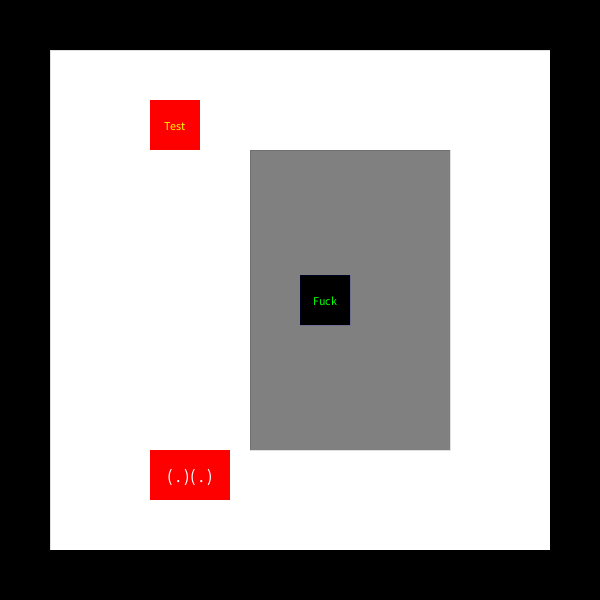
Frame 1 (no input)
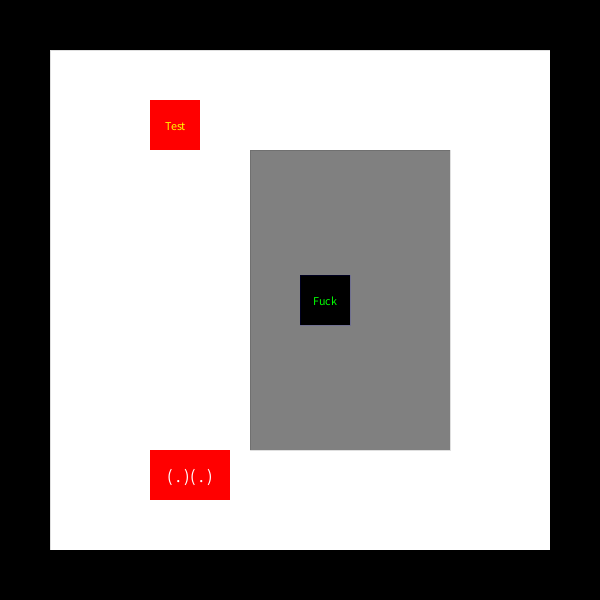
Frame 60 (the mouse pressed at the canvas centre just before this capture)
Frame 120 (the mouse held since frame 60 and released just before this capture): identical to frame 60, image omitted

The Processing sketch that drew these frames (run headless with seeded random() and noise(); from frame 60 on, the mouse is pressed at the canvas centre):

// Processing sketch: IO_Library_3
// ── IO_Library_3.pde
import java.util.HashSet;
import java.util.Iterator;

boolean test1 = false;

Mmio io;

void setup() {
  size(600,600);
  
  io = new Mmio(this);
  io.cursors.add(new Cursor(mouseX,mouseY));
  io.setSurfaceFill(255).setSurfaceDims(500,500).setPos(50,50).setW(500).setH(500);
  
  Panel pan = (Panel)new Panel(200,100,200,300).setSurfaceDims(300,500).setSurfaceFill(#808080).setParent(io);
  new Button(100,50,50,50).setFills(#FF0000,#00FF00,#0000FF).setTimings(0.2,0.2,0.2).setText(new Text("Test",25,25,12,#FFFF00,CENTER,CENTER)).setStroke(false).setParent(io);
  pan.setSwipeMode(SwipeMode.NONE, SwipeMode.NORMAL);
  
  new Button(50,125,50,50).setFills(#000000,#800000,#FF0000).setTimings(0.2,0.2,0.2).setStrokes(#0000FF,#0000FF,#0000FF).setText(new Text("Fuck",25,25,12,#00FF00,CENTER,CENTER)).setParent(pan);
  new Button(50,350,50,50).setFills(#000000,#800000,#FF0000).setTimings(0.2,0.2,0.2).setStrokes(#0000FF,#0000FF,#0000FF).setText(new Text("Shit",25,25,12,#00FF00,CENTER,CENTER)).setParent(pan);
  
  Button pissDrinker = new Button(100,400,80,50); pissDrinker.setFills(#FF0000,#800080,#0000FF).setTimings(0.2,0.2,0.2).setText(new Text("( . )( . )",40,25,18,#FFFFFF,CENTER,CENTER)).setStroke(false).setParent(io);
  //new Box(-1,50,202,50).setParent(pan);
  
  ///FORMULA FOR TEXT HEIGHT: (approximate) height = 1.1635718 * textSize + 0.90234375
}

void draw() {
  background(0);
  
  io.display();
  //io.updateButtons(mouseX,mouseY,mousePressed);
  io.updatePanelScroll(mouseX,mouseY,mousePressed);
  io.updatePanelSwipe();
  
  io.wheelEvent = 0;
}

void mouseWheel(MouseEvent event) {
  io.wheelEvent = event.getCount();
}

void mousePressed() {
  Cursor curs = io.cursors.get(0); //PC: there's only one cursor
  
  if(curs.press==0) { //if the cursor was previously not pressed
    io.setCursorSelect(curs); //set the cursor select to whatever it's selecting
    if(curs.select instanceof Panel) { //TODO add special case for textboxes (and other derived classes of panel)
      Panel panel = (Panel)curs.select; //cast to panel
      panel.press(curs); //activate press functionality
    }
  }
  
  curs.press(mouseButton); //press the correct button
  
  io.updateButtons(curs, (byte)1); //update the buttons, with code 1 for pressing
}

void mouseReleased() {
  Cursor curs = io.cursors.get(0); //PC: there's only one cursor
  curs.release(mouseButton); //release the correct button
  
  io.updateButtons(curs, (byte)0); //update the buttons, with code 0 for releasing
  //TODO make this compatible with multiple mouse buttons being pressed & released
  
  if(curs.press==0) { //if cursor isn't pressing anymore
    if(curs.select instanceof Panel) { //TODO add special case for textboxes (and other derived classes of panel)
      Panel panel = (Panel)curs.select; //cast to panel
      panel.release(curs); //activate release functionality
    }
    curs.setSelect(null); //set select for the just-released cursor to null
  }
}

void mouseMoved() {
  Cursor curs = io.cursors.get(0); //PC: there's only one cursor
  curs.updatePos(mouseX,mouseY);   //change the cursor position
  
  io.updateButtons(curs, (byte)2); //update the buttons, with code 2 for moving
}

void mouseDragged() {
  Cursor curs = io.cursors.get(0); //PC: there's only one cursor
  curs.updatePos(mouseX,mouseY);   //change the cursor position
  
  io.updateButtons(curs, (byte)3); //update the buttons, with code 3 for dragging
}


/*
WHAT TO DO:

Make buttons have multiple methods that get performed on multiple events. For instance, mouse enters hitbox, mouse leaves hitbox, mouse pressed while in hitbox, mouse released while in hitbox,
mouse pressed while still selected, mouse released while still selected, button selected for a certain amount of time.

Or, perhaps, we could make things simpler (albeit, less customizable). Instead, each button has a set of options. I'm too drunk to think this through.


Make UI elements still show up even if they're partially obscured.

Add text boxes

Add scroll bars

Add sliders




*/

// ── Box.pde
static class Box {
  
  //////////////// ATTRIBUTES ///////////////
  
  //spatial attributes
  float x=0, y=0; //position WRT parent's surface (or to screen if no parent)
  float w=0, h=0; //width & height
  float r=0;      //corner radius
  
  //drawing attributes
  boolean fill=true, stroke=true; //whether it fills & has a stroke
  float strokeWeight, textSize; //stroke weight & text size
  color fillColor, strokeColor; //fill & stroke color
  
  //other display attributes
  Text[] text = new Text[0]; //the text(s) we display on the box (empty by default)
  PImage image;              //the image to draw (null by default)
  
  //parent
  Panel parent; //the panel this is inside of
  Mmio mmio;    //the ancestor panel everything is inside of
  
  //////////////// CONSTRUCTORS ///////////////
  
  Box() { } //default constructor
  
  Box(final float x2, final float y2, final float w2, final float h2) { //constructor w/ dimensions
    x=x2; y=y2; w=w2; h=h2; //set attributes
  }
  
  //////////////// GETTERS ////////////////
  
  float getX() { return parent==null ? x : x+parent.getSurfaceX(); } //get x position WRT parent
  float getY() { return parent==null ? y : y+parent.getSurfaceY(); } //get y position WRT parent
  
  float getObjX() { return parent==null ? x : x+parent.getObjSurfaceX(); } //get x position on screen
  float getObjY() { return parent==null ? y : y+parent.getObjSurfaceY(); } //get y position on screen
  
  float getWidth () { return w; } //get width
  float getHeight() { return h; } //get height
  float getRadius() { return r; } //get radius
  
  Panel getParent() { return parent; } //get parent
  
  boolean doesFill() { return fill; }
  boolean doesStroke() { return stroke; }
  float getStrokeWeight() { return strokeWeight; } //get strokeWeight
  float getTextSize    () { return     textSize; } //get textSize
  color getFillColor  () { return fillColor;   } //get fill color
  color getStrokeColor() { return strokeColor; } //get stroke color
  
  //////////////// SETTERS ////////////////
  
  Box setX(final float x2) { x=x2; return this; } //set x
  Box setY(final float y2) { y=y2; return this; } //set y
  Box setW(final float w2) { w=w2; return this; } //set width
  Box setH(final float h2) { h=h2; return this; } //set height
  Box setR(final float r2) { r=r2; return this; } //set radius
  Box setPos(final float x2, final float y2) { x=x2; y=y2; return this; }
  
  Box setParent(final Panel p) { //set parent
    if(parent==p) { return this; } //if same parent, do nothing
    
    if(parent!=null) { parent.children.remove(this); } //if currently has a parent, estrange
    if(p!=null) { p.children.add(this); mmio=p.mmio; } //if will have parent, join family
    parent=p;                                          //set parent
    
    return this; //return result
  }
  
  Box setFill(final boolean f) { fill=f; return this; }
  Box setStroke(final boolean s) { stroke=s; return this; }
  Box setStrokeWeight(final float s) { strokeWeight=s; return this; }
  Box setTextSize(final float t) { textSize=t; return this; }
  Box setFill  (final color f) { fillColor  =f; return this; } //set fill color
  Box setStroke(final color s) { strokeColor=s; return this; } //set stroke color
  
  Box setPalette(final Box b) { //copies over all of its color & draw attributes
    fill = b.fill; stroke = b.stroke; //copy whether it has fill/stroke
    strokeWeight = b.strokeWeight;    //copy its stroke weight
    fillColor = b.fillColor; strokeColor = b.strokeColor; //copy its fill & stroke color
    return this; //return result
  }
  
  Box setShape(final Box b) { //copies over the exact shape
    w = b.w; h = b.h; r = b.r; //set the width, height, & radius
    return this;               //return result
  }
  
  Box setText(Text... texts) { //sets the texts
    text = new Text[texts.length]; //initialize array
    for(int n=0;n<texts.length;n++) { text[n] = texts[n]; } //set each element
    return this; //return result
  }
  
  ////////////////////////////// DRAWING/DISPLAY //////////////////////////////////
  
  void display(final PGraphics graph, float x2, float y2) { //displays on a particular PGraphics (whose top left corner is at x2,y2 on the parent)
    //float x3 = getObjX()-x2, y3 = getObjY()-y2; //get location where you should actually draw
    float x3 = getX()-x2, y3 = getY()-y2; //get location where you should actually draw
    setDrawingParams(graph);                    //set drawing parameters
    graph.rect(x3,y3,w,h,r);                    //draw rectangle
    
    for(Text t : text) { //loop through all the texts
      t.display(graph,-x3,-y3); //draw them all
    }
  }
  
  void setDrawingParams(final PGraphics graph) {
    if(fill) { graph.fill(fillColor); } else { graph.noFill(); }
    if(stroke) { graph.stroke(strokeColor); graph.strokeWeight(strokeWeight); } else { graph.noStroke(); }
  }
  
  
  ////////////////////////// HITBOX ///////////////////////////////////
  
  protected boolean hitboxNoCheck(final float x2, final float y2) {
    final float x3=x2-getObjX(), y3=y2-getObjY(); //get position relative to top left corner
    return x3>=0 && y3>=0 && x3<=w && y3<=h;      //determine if it's within the bounding box
  }
  
  protected boolean hitboxNoCheck(final Cursor curs) { return hitboxNoCheck(curs.x,curs.y); }
  
  boolean hitbox(final float x2, final float y2) {
    return (parent==null || parent.hitbox(x2,y2)) && hitboxNoCheck(x2,y2);
  } //if not in parent's hitbox, automatic false. Otherwise, check hitbox
  
  boolean hitbox(final Cursor curs) { return hitbox(curs.x,curs.y); }
}

static class Text {
  String text; //text
  float x, y;  //text position
  float size;  //text size
  color fill;  //text color
  int alignX, alignY; //text alignment
  
  Text(String txt, float x2, float y2, float siz, color col, int alx, int aly) { //constructor
    text = txt; x=x2; y=y2; size=siz; fill=col; alignX=alx; alignY=aly;
  }
  
  @Override
  public Text clone() {
    return new Text(text,x,y,size,fill,alignX,alignY);
  }
  
  @Override
  public boolean equals(final Object obj) {
    if(!(obj instanceof Text)) { return false; }
    Text txt = (Text)obj;
    return text.equals(txt.text) && size==txt.size && fill==txt.fill;
  }
  
  @Override
  public int hashCode() { return 961*fill+31*Float.floatToIntBits(size)+text.hashCode(); }
  
  @Override
  public String toString() { return text; }
  
  public String getText() { return text; }
  
  public void display(final PGraphics graph, float x2, float y2) { //displays itself onto the pgraphics, assuming the coordinate origin is at x2,y2 WRT the box
    graph.fill(fill); graph.textSize(size); graph.textAlign(alignX,alignY);
    graph.text(text,x-x2,y-y2);
  }
  
  
  
}

//clone, equals, hashCode, toString

//BOOL: fill, stroke
//FLOAT: strokeWeight, textSize
//COLOR: fillColor, strokeColor
//INT: textAlign, textAlignY

// ── Buffer.pde
static class Buffer {
  PGraphics graph;        //PGraphics object to load pixels onto
  boolean inUse   =false; //whether it's currently in use
  boolean canWrite=false; //whether the PGraphics is writeable
  byte usage=0;           //a record of whether is was used in the last 8 garbage collection cycles
  
  Buffer(PApplet app, int w, int h) {
    graph = app.createGraphics(w,h); //load graphics buffer
  }
  
  /*boolean beginDraw() { //attempts to beginDraw, returns success flag
    if(inUse) { return false; }              //if in use, return false
    graph.beginDraw(); inUse=true; usage|=1; //begin draw, is now in use, stamp usage recorder
    return true;                             //return true
  }
  
  boolean endDraw() { //attempts to endDraw, returns success flag
    if(!inUse) { return false; }  //if not in use, return false
    graph.endDraw(); inUse=false; //end draw, is now not in use
    return true;                  //return true
  }*/
  //TODO cleanup (remove these /|\)
  
  //GETTERS//
  
  PGraphics getGraphics() { return graph; }
  boolean isInUse() { return inUse; }
  byte getUsage() { return usage; }
  int width() { return graph.width; }
  int height() { return graph.height; }
  
  //SETTERS//
  
  void stamp() { usage|=1; } //stamps to show it's been used
  void step() { usage<<=1; } //takes 1 step: shift bits of usage recorder
  
  void use() { inUse=true; usage|=1; } //sets that it's in use
  void beginDraw() { inUse=canWrite=true; usage|=1; graph.beginDraw(); graph.background(0x00FFFFFF); } //sets that it's in use AND starts editing PGraphics object (starting with clearing the background completely)
  void endDraw()   { canWrite=false; graph.endDraw();  } //stops editing PGraphics object
  void usent() { inUse=false; } //sets that it's no longer in use (usen't)
}

// ── Button.pde
static enum State { DISABLED, DEAD, HOVER, PRESS }; //the 4 states a button can be in
//(disabled = greyed out, dead = not selected, hover = hovered over, press = being pressed

static class Button extends Box {
  
  ///////////////////////// ATTRIBUTES /////////////////////////
  
  Action onPress   = emptyAction; //the functionality when pressed
  Action onRelease = emptyAction; //the functionality when released
  Action onHeld    = emptyAction; //the functionality when held down for a certain amount of time
  int holdTimer = 500; //how long you have to hold down in milliseconds (0.5 s by default)
  int holdFreq = 100; //how frequently the hold functionality is repeatedly applied (technically, inverse frequency, 0.1s by default)
  
  ClickProgressor progress = new ClickProgressor(); //tracks how the user interacts with it
  
  boolean selectOnPress  =false , //if true, button only registers press if it was selected when you first clicked (if false, moving your mouse into the hitbox will always select it, so long as it's pressed and in button mode)
          selectOnRelease=true ; //if true, button only registers release if it was selected when you released it (if false, moving your mouse out of the hitbox won't deselect it)
  
  //example of button where select on press is false: most smartphone touch screen buttons, where you can press something, then move your cursor away as you realized you pressed the wrong button, then move your cursor back to the right button & press it
  //example of button where select on release is false: up and down arrows on a scroll bar. If you press those, then move your cursor, they stay pressed
  
  
  //HashSet<Cursor> cursors = new HashSet<Cursor>(); //list of cursors that are interacting with this button
  
  HashMap<Cursor, Boolean> cursors = new HashMap<Cursor, Boolean>(); //list of cursors that are pressing this button, as well as 1 boolean to represent if the button is being held down by this cursor
  
  
  
  //the 1s bit indicates it's hovered, 2s bit indicates it's pressed, and 4s bit indicates it's being held. 1 and 2 are mutually exclusive, while 4s bit implies 2s bit
  //the button is actually pressed if at least one entry is pressed. otherwise, it's hovered if at least one is hovered. otherwise, it's either disabled or dead
  //no entries will be dead because dead entries get removed
  
  ///////////////////////// CONSTRUCTORS /////////////////////////
  
  Button() { } //default constructor
  
  Button(final float x2, final float y2, final float w2, final float h2) { //constructor with parameters
    super(x2,y2,w2,h2);
  }
  
  ///////////////////////// GETTERS /////////////////////////
  
  
  
  ///////////////////////// SETTTERS /////////////////////////
  
  Button setFills  (final color a, final color b, final color c) { progress.  fill.put(State.DEAD,a); progress.  fill.put(State.HOVER,b); progress.  fill.put(State.PRESS,c); return this; }
  Button setStrokes(final color a, final color b, final color c) { progress.stroke.put(State.DEAD,a); progress.stroke.put(State.HOVER,b); progress.stroke.put(State.PRESS,c); return this; }
  Button setTimings(final float a, final float b, final float c) { progress.duration.put(State.DEAD,round(1000*a)); progress.duration.put(State.HOVER,round(1000*b)); progress.duration.put(State.PRESS,round(1000*c)); return this; }
  
  Button setStroke(final boolean s) { super.setStroke(s); if(!stroke) { setStrokes(0,0,0); } return this; }
  
  Button setOnClick(final Action act) { onPress=act; return this; } //sets the behavior when clicked
  Button setOnRelease(final Action act) { onPress=act; return this; } //sets the behavior when released
  Button setOnHeld(final Action act, final float... hold) { //sets the behavior when held down for a certain amount of time
    onHeld=act; //set hold down behavior
    if(hold.length>0) { holdTimer=round(1000*hold[0]); } //if specified, set how long it has to be held down
    return this; //return result
  }
  
  Button setPalette(final Button b) { //sets the color palette to be a perfect match of the inputted button
    progress.fill   = (HashMap<State,Integer>)b.progress.  fill.clone(); //clone the fill values
    progress.stroke = (HashMap<State,Integer>)b.progress.stroke.clone(); //clone the stroke values
    stroke = b.stroke;             //set whether it even has a stroke
    strokeWeight = b.strokeWeight; //set its stroke weight
    return this;                   //return result
  }
  
  Button setOnClickListener(final Action act) { return setOnClick(act); } //does the same thing as setOnClick, but given a different name for ease of use for those comfortable with android studio
  
  
  
  ///////////////////////// DRAWING/DISPLAY /////////////////////////
  
  void setDrawingParams(final PGraphics graph) {
    graph.fill(progress.getFill());
    if(stroke) { graph.strokeWeight(strokeWeight); graph.stroke(progress.getStroke()); } else { graph.noStroke(); }
  }
  
  
  //////////////////////// REACTORS ////////////////////////////////
  
  void respondToChange(final Cursor curs, final byte code) { //responds to change in the cursor (code tells us what kind of change. 0=release, 1=press, 2=move, 3=drag)
    if(progress.curr==State.DISABLED) { return; } //if disabled, do nothing
    //TODO also try making it so, if the cursor is in an inappropriate mode, do nothing. This comes after such modes are actually implemented
    
    if(cursors.get(curs) == null) { //if this cursor ISN'T pressing the button:
      if(code==1 && hitbox(curs)) { //if the cursor just pressed, and the cursor is in the button: (TODO see if it's safe to optimize by using hitboxNoCheck)
        cursors.put(curs, true); //push this cursor to the list, with hold being true
        onPress.act();           //perform the onPress event
      }
      else if(curs.press!=0 && !selectOnPress && hitbox(curs) && curs.select instanceof Button) { //otherwise, if the cursor is already pressed and in button-select mode, and we just moved into the hitbox, and we're allowed to do it this way:
        cursors.put(curs, false); //push this cursor to the list, with hold being false. Don't activate press functionality, it doesn't apply for this case
      }
    }
    
    else { //if this cursor IS pressing the button:
      if(code==0) { //if the cursor is just released:
        onRelease.act();   //perform the onRelease event
        cursors.remove(curs); //remove this cursor from the list
      }
      else if((code&2)==2 && selectOnRelease && !hitbox(curs)) { //otherwise, if the cursor just left the hitbox, and leaving makes it deactivate
        cursors.remove(curs); //remove this cursor from the list
      }
    }
    
    //finally, use the updated information to update the click progressor:
    updateProgressor();
    
    //TODO implement the press & hold feature
    //TODO make it so different mouse buttons can do different things
  }
  //potential brainbending glitch: what happens if you do something with a button, then it disappears? Like, you scroll away and can no longer see it?
  
  
  void updateProgressor() {
    if(cursors.size()==0) { //if no cursors are pressing this button
      State swap = State.DEAD;       //the state we will swap to
      for(Cursor c : mmio.cursors) { //loop through all cursors
        if(hitbox(c)) { swap = State.HOVER; break; } //if at least one is in the hitbox, swap to hover
        //TODO see if this can be optimized with hitboxNoCheck
      }
      progress.update(swap); //swap to that state
    }
    else { progress.update(State.PRESS); } //if at least one cursor is pressing this button, swap to the pressed state
  }
}

interface Action { void act(); }

static Action emptyAction = new Action() { void act() { } }; //empty action




static class ClickProgressor { //a class specifically dedicated to measuring and tracking the progress of the color change in a button
  
  State curr=State.DEAD; //current state
  long lastEvent;   //time of last event in milliseconds
  color lastFill;   //the color it was at the start of this
  color lastStroke; //same, but for stroke
  
  HashMap<State,Integer> fill = new HashMap<State,Integer>(4); //the fill colors when not pressed, hovered over, and pressed
  HashMap<State,Integer> stroke = new HashMap<State,Integer>(4); //the stroke colors when not pressed, hovered over, and pressed
  HashMap<State,Integer> duration = new HashMap<State,Integer>(4); //the time it takes to fully switch to a particular state
  
  color getFill() {
    if(duration.get(curr)==0) { return fill.get(curr); } //if transition is instantaneous, return the current color
    
    long time = System.currentTimeMillis(); //find the current time
    float progress = (time-lastEvent)/(float)duration.get(curr); //divide the time passed by the total time it takes
    progress = constrain(progress,0,1);
    
    return lerpColor(lastFill,fill.get(curr),progress,RGB); //return the lerping between the two colors
  }
  
  color getStroke() {
    if(duration.get(curr)==0) { return stroke.get(curr); } //if transition is instantaneous, return the current color
    
    long time = System.currentTimeMillis(); //find the current time
    float progress = (time-lastEvent)/(float)duration.get(curr); //divide the time passed by the total time it takes
    progress = constrain(progress,0,1);
    
    return lerpColor(lastStroke,stroke.get(curr),progress,RGB); //return the lerping between the two colors
  }
  
  void update(final State state) { //initiates a new event & updates accordingly
    if(state==curr) { return; } //if this state is exactly the same as the old state, DO NOTHING
    
    lastFill = getFill(); lastStroke = getStroke(); //update the initial stroke and fill
    lastEvent = System.currentTimeMillis();         //set the time of the event
    curr = state;                                   //lastly, update the state
  }
}

// ── Cursor.pde
//Since on Android, you can have multiple touch events, but on PC, there's only one, we need a class to store cursors.
//On PC, there's always 1, on Android, it varies. We can customize the code for both, but we'll use cursors to keep things reusable.

static class Cursor {
  int id = 0;         //The ID of this cursor. Used primarily for compatibility with touch events on Android. Always 0 on PCs w/out multitouch
  float x, y, px, py; //x, y, previous x, previous y
  //float dx, dy, ex, ey; //x and y in the previous draw cycle, and in the previous event. The previous event isn't actually dealt with in Android because it's touch detection is somewhat broken
  //TODO implement both types of previous positions
  byte press=0;       //whether each button is pressed. On Android, left is always true, right & center are always false.
  //as an optimization, the 3 bools were combined into 1 byte, which both optimizes storage & allows us to quickly check if it's in a particular state (i.e. ==0, !=0)
  boolean active = true;             //when false, this cursor is considered deactivated. The alternative to this would be to simply finalize this object and have it be null, but that might be unsafe
  //TODO figure out if the active boolean ever gets used in practice
  //CursorMode mode = CursorMode.NONE; //what the cursor is currently doing
  Box select = null;                //the behavior of this cursor and how it interacts with UI elements, characterized by the object it touched when it was most recently pressed. More specifically, that object's class
  //NOTE Maybe I shouldn't have the select thing here? I mean, it makes perfect sense, but also it conflicts with a general philosophy that the Cursor should act all on its own, regardless of the inclusion of a UI library
  float xi, yi; //initial x and y, the position it was on the last time it was pressed down
  
  Cursor() { }
  
  Cursor(float x_, float y_) {
    x=px=x_; y=py=y_;
  }
  
  void updatePos(float mouseX, float mouseY) {
    px=x; py=y; x=mouseX; y=mouseY;
  }
  
  void press(int mouseButton) { switch(mouseButton) {
    case LEFT: press|=4; break; case CENTER: press|=2; break; case RIGHT: press|=1;
  } xi=x; yi=y; }
  
  void release(int mouseButton) { switch(mouseButton) {
    case LEFT: press&=~4; break; case CENTER: press&=~2; break; case RIGHT: press&=~1;
  } }
  
  void press() { press(LEFT); }
  void release() { release(LEFT); }
  
  //void setMode(final CursorMode m) { mode = m; }
  void setSelect(final Box b) { select = b; }
  
  boolean left  () { return (press&4)==4; }
  boolean center() { return (press&2)==2; }
  boolean right () { return (press&1)==1; }
  
  int getId() { return id; }
  Cursor setId(final int i) { id=i; return this; }
}

//static enum CursorMode { NONE, BUTTON, PANEL }

// ── MMIO.pde
static class Mmio extends Panel { //the top level parent of all the IO objects in here, and the class solely responsible for all the IO functionality
  
  final PApplet app; //the applet this runs in
  
  //Panel drag;   //which panel we're dragging (if any) TODO remove me
  
  
  int wheelEvent = 0; //how many scrolls of the wheel occurred in the last frame
  
  ArrayList<ArrayList<Buffer>> buffers = new ArrayList<ArrayList<Buffer>>(); //array of arrays of buffers used to buffer items partially off screen
  //each inner array contains buffer objects whose dimensions are powers of 2. Which power? It depends on the index of the outermost array
  
  ArrayList<Cursor> cursors = new ArrayList<Cursor>();
  
  Mmio(final PApplet a) {
    app = a; mmio = this;
  }
  
  void display(PGraphics graph, float x2, float y2) {
    //first, record all the PGraphics's original drawing parameters
    final boolean fill2 = graph.fill, stroke2 = graph.stroke;
    final color fillColor2 = graph.fillColor, strokeColor2 = graph.strokeColor;
    final float strokeWeight2 = graph.strokeWeight, textSize2 = graph.textSize;
    final int textAlign2 = graph.textAlign, textAlignY2 = graph.textAlignY;
    
    super.display(graph, x2, y2); //next, display
    
    //finally, reset all the PGraphics's original drawing parameters
    graph.fill(fillColor2); if(!fill2) { graph.noFill(); }
    graph.stroke(strokeColor2); graph.strokeWeight(strokeWeight2); if(!stroke2) { graph.noStroke(); }
    graph.textSize(textSize2); graph.textAlign(textAlign2, textAlignY2);
  }
  
  void display() {
    super.display(app.g, 0,0);
  }
  
  /*static void updateButtons(Panel p, int mouseX, int mouseY, boolean mousePressed) { //looks through all buttons in a panel and updates accordingly
    if(!p.hitbox(mouseX,mouseY)) { return; } //if mouse is not in hitbox, skip
    
    for(Box b : p) { //loop through all the boxes in the panel
      if(b instanceof Panel) { updateButtons((Panel)b, mouseX, mouseY, mousePressed); } //if b is a panel: update all the buttons in b
      else if(b instanceof Button) {                                                    //if b is a button: update it
        Button butt = (Button)b; //cast to a button
        if(!butt.hitboxNoCheck(mouseX,mouseY)) { butt.progress.update(State. DEAD); } //case 1: mouse isn't on it: it's dead
        else if(mousePressed)                  { butt.progress.update(State.PRESS); } //case 2: the mouse is on it AND it's pressed: it's pressed
        else                                   { butt.progress.update(State.HOVER); } //case 3: the mouse is on it and it's NOT pressed: it's hovered
      }
    }
  }*/
  
  /*void updateCursorsAndroid(Pointer[] touches) {
    int ind = 0; //this represents our index as we iterate through both the touches list & the cursors list
    ArrayList<Cursor> adds = new ArrayList<Cursor>(), //arraylists of the cursors we add,
                      subs = new ArrayList<Cursor>(), //subtract,
                      movs = new ArrayList<Cursor>(); //and move
    
    while(ind<touches.length || ind<cursors.size()) { //loop through both lists until we reach the end of them both
      if(ind==cursors.size() || ind<touches.length && touches[ind].id < cursors.get(ind).id) { //if the touch ID is less than the cursor ID, that means a new touch was added before this cursor. If we're past the end of cursors, a new touch was added at the end
        Cursor curs = new Cursor(touches[ind].x, touches[ind].y).setId(touches[ind].id); //create new cursor to represent that touch
        curs.press(LEFT);      //make the cursor pressed
        cursors.add(ind,curs); //add it to the list in the correct spot
        adds.add(curs);        //add it to the list of things we added
        ind++;                 //increment the index
      }
      else if(ind==touches.length || ind<cursors.size() && touches[ind].id > cursors.get(ind).id) { //if the touch ID is greater than the cursor ID, or we're past the end of touches, that means this cursor was removed from the touch list.
        subs.add(cursors.get(ind));     //add this cursor to the list of things we removed
        cursors.get(ind).release(LEFT); //make the cursor released
        cursors.remove(ind);            //remove this cursor from the cursor list
        //don't increment the index, stay in the same place
      }
      else { //same ID:
        if(touches[ind].x != cursors.get(ind).x || touches[ind].y != cursors.get(ind).y) { //first, see if the position has changed
          movs.add(cursors.get(ind));                                 //if so, add this to the list
          cursors.get(ind).updatePos(touches[ind].x, touches[ind].y); //update the position
        }
        ind++; //in any case, increment index, then continue
      }
    }
    
    for(Cursor curs : adds) { updateButtons(curs, (byte)1); } //update everything to account for buttons pressed,
    for(Cursor curs : subs) { updateButtons(curs, (byte)0); } //to account for buttons released,
    for(Cursor curs : movs) { updateButtons(curs, (byte)3); } //and to account for cursors moved
  }*/
  
  void setCursorSelect(Cursor curs) { //sets what the cursor is selecting, ASSUMING the cursor was JUST pressed down
    Box box = getCursorSelect(this, curs); //get the box this cursor is selecting, if any
    if(box==curs.select) { return; }       //no change: return
    curs.setSelect(box);                   //set select to whatever we're pressing
  }
  
  static Box getCursorSelect(Panel pan, Cursor curs) { //searches through a panel and returns which object this cursor is hovering over
    if(!pan.hitbox(curs)) { return null; } //if cursor is not in hitbox, skip
    
    for(Box b : pan) { //loop through all the boxes in the panel
      if(b instanceof Panel) { //if b is a panel:
        Box b2 = getCursorSelect((Panel)b, curs); //perform this recursively on said panel
        if(b2!=null) { return b2; }               //if b2 isn't null, return it TODO make this work even if there are overlapping boxes
      }
      else if(b.hitbox(curs)) { return b; } //if b isn't a panel, return b iff the cursor is in it's hitbox
    }
    
    return pan; //if we're in it's hitbox, but not the hitboxes of any of its children, return this panel
  }
  
  static void updateButtons(Panel pan, Cursor curs, final byte code) { //looks through all visible buttons in a panel and updates accordingly
    if(!pan.hitbox(curs)) { return; } //if cursor is not in hitbox, skip
    
    for(Box b : pan) { //loop through all the boxes in the panel
      if(b instanceof Panel) { updateButtons((Panel)b, curs, code); } //if b is a panel: update all the buttons in b
      else if(b instanceof Button) {                                  //if b is a button: update it
        ((Button)b).respondToChange(curs, code);                      //cast to a button, respond to the change
      }
    }
  }
  
  void updateButtons(Cursor curs, final byte code) {
    updateButtons(this, curs, code);
  }
  
  static boolean updatePanelScroll(Panel p, int mouseX, int mouseY, boolean mousePressed, int event) { //PC only (return whether an update actually occurred)
    if(!p.hitbox(mouseX,mouseY)) { return false; } //if mouse is not in hitbox, skip
    
    for(Box b : p) { //loop through all the boxes in the panel
      if(b instanceof Panel) {
        Panel p2 = (Panel)b; //cast to a panel
        if(updatePanelScroll(p2,mouseX,mouseY,mousePressed,event)) { return true; } //if an inner panel got an event, return true so we can immediately leave
      }
    }
    
    if(!p.canMouseScroll /*|| p.h>=p.surfaceH*/) { return false; } //if you can't scroll with the mouse, or the surface is the same size as the window, return false
    
    //p.surfaceY = constrain(p.surfaceY-event*p.pixPerClick, p.h-p.surfaceH, 0); //move the surface, constrain to avoid moving out of bounds
    p.shiftSurface(0, -event*p.pixPerClick); //move the surface
    
    return true; //return true because we updated
  }
  
  void updatePanelScroll(int mouseX, int mouseY, boolean mousePressed) {
    if(wheelEvent!=0) { updatePanelScroll(this, mouseX, mouseY, mousePressed, wheelEvent); }
  }
  
  static void updatePanelSwipe(Panel p) {
    p.updateSwipe(); //update swiping mechanics TODO fix whatever the fuck happens when we swipe one panel then swipe a panel inside it
    
    for(Box b : p) { //loop through all the boxes in the panel
      if(b instanceof Panel) { updatePanelSwipe((Panel)b); } //for each panel, update their panel swipes as well
    }
  }
  
  void updatePanelSwipe() { updatePanelSwipe(this); }
  
  /*
  ArrayList<Box> generateRecursiveList() {
    ArrayList<Panel> list1 = new ArrayList<Panel>(); list1.add(this); //list1 will hold this generation
    ArrayList<Panel> list2;                                           //list2 will hold all the (panel) children of this generation
    ArrayList<Box> list3 = new ArrayList<Box>(); list3.add(this);     //list3 will hold everything
    
    while(!list1.isEmpty()) { //loop until this generation is empty
      
      list2 = new ArrayList<Panel>(); //initialize list2
      for(Panel panel : list1) { //loop through all panels in list1
        for(Box box : panel) {   //loop through all boxes in each panel
          list3.add(box);        //add each box to the total list
          if(box instanceof Panel) { list2.add((Panel)box); } //if it's a panel, add it to list2
        }
      }
      list1 = list2; //set list1 equal to list2
    }
    
    return list3; //return the total list
  }*/
}

/*public static class Pointer {
  public int id;
  public float x, y;
  public float area;
  public float pressure;
}*/

// ── Panel.pde
/*
Panels are a bit different than other Boxes. A panel is composed of 3 components: the surface, the window, and the children.
The children are all the components (boxes) which are displayed as part of the panel. The surface acts like a table mat to display all the
children. The window acts as a literal window from which you can view part of the surface. The surface is at least as large as the window, and
can be moved (scrolled) around freely. Meanwhile, only the parts of the surface which are visible through the window are actually displayed.

All the attributes inherited from box apply to the window. fill is false by default, but you can set it to true to cover up the surface. Or, if fillColor is partially transparent, you can use it
to give you a tinted window.

There are also some attributes which were created solely for describing the surface. Namely its position WRT the window, its dimensions, and its background fill
*/

static class Panel extends Box implements java.lang.Iterable<Box> {
  
  ////////////////////// ATTRIBUTES ////////////////////////
  
  HashSet<Box> children = new HashSet<Box>(); //all the boxes nested in this panel
  
  //surface attributes
  float surfaceX=0, surfaceY=0; //position of surface
  float surfaceW=0, surfaceH=0; //dimensions of surface
  boolean surfaceFill=true;     //whether to fill the surface
  color surfaceFillColor;       //fill color of surface
  
  SwipeMode swipeModeX = SwipeMode.NONE, swipeModeY = SwipeMode.NONE; //the swipe mode for this panel, both in the x and y directions. On PC, swiping usually doesn't exist
  float surfaceXi=0, surfaceYi=0;       //"initial" position of surface, position when a touch was initialized
  ArrayList<Cursor> pointers = new ArrayList<Cursor>(); //arraylist of all the cursors that are dragging around this surface
  //this is called pointers and not cursors because MMIO already has an arraylist called cursors, and it's used for something else. We don't want that to override this
  
  boolean canMouseScroll = true; //whether you can scroll with the mouse
  
  float pixPerClick; //how many pixels you move per movement of the mouse wheel
  
  ////////////////////// CONSTRUCTORS //////////////////////
  
  Panel() { super(); fill=false; } //by default, you don't fill in the window.
  
  Panel(final float x2, final float y2, final float w2, final float h2, final float w3, final float h3) { super(x2,y2,w2,h2); surfaceX=surfaceY=0; surfaceW=w3; surfaceH=h3; fill=false; initPixPerClick(); } //constructor w/ dimensional parameters
  
  Panel(final float x2, final float y2, final float w2, final float h2) { this(x2,y2,w2,h2,w2,h2); } //constructor w/ fewer dimensional parameters
  
  ////////////////////// GETTERS //////////////////////
  
  float getSurfaceX() { return surfaceX; } //gets position of surface (in x direction)
  float getSurfaceY() { return surfaceY; } //gets position of surface (in x direction)
  float getSurfaceW() { return surfaceW; } //gets width of surface
  float getSurfaceH() { return surfaceH; } //gets height of surface
  float getObjSurfaceX() { return getObjX()+surfaceX; } //gets objective position of surface (in x direction)
  float getObjSurfaceY() { return getObjY()+surfaceY; } //gets objective position of surface (in y direction)
  
  ////////////////////// SETTERS //////////////////////
  
  Panel setSurfaceW(final float w2) { surfaceW=w2; return this; }
  Panel setSurfaceH(final float h2) { surfaceH=h2; return this; }
  Panel setSurfaceDims(final float w2, final float h2) { surfaceW=w2; surfaceH=h2; return this; }
  
  Panel setScrollX(final float x2) { surfaceX=x2; return this; }
  Panel setScrollY(final float y2) { surfaceY=y2; return this; }
  Panel setScroll(final float x2, final float y2) { surfaceX=x2; surfaceY=y2; return this; }
  
  Panel setSurfaceFill(boolean s) { surfaceFill=s; return this; }
  Panel setSurfaceFill(color s) { surfaceFillColor=s; return this; }
  
  void shiftSurface(final float x2, final float y2) {
    surfaceX = constrain(surfaceX+x2, w-surfaceW, 0);
    surfaceY = constrain(surfaceY+y2, h-surfaceH, 0);
  }
  
  Panel setPixPerClick(final float p) { pixPerClick = p; return this; } //sets the rate of pixels scrolled per click of the mouse (negative means inverted scrolling)
  
  Panel setSwipeMode(final SwipeMode sx, final SwipeMode sy) { swipeModeX = sx; swipeModeY = sy; return this; } //sets the swiping mode
  
  ////////////////////// DRAWING/DISPLAY //////////////////////
  
  void display(PGraphics graph, float x2, float y2) {
    
    if(surfaceFill) { graph.fill(surfaceFillColor); } else { graph.noFill(); } //set drawing attributes
    graph.noStroke(); //no stroke, we draw the border afterward
    
    graph.rect(getX()-x2, getY()-y2, w, h); //draw the surface background, constrained to within the window
    
    for(Box b : this) { //loop through all children
      displayChild(b, graph, x2, y2); //display each child
    }
    
    super.display(graph, x2, y2); //finally, draw the window over it all
    
    //if(this instanceof Mmio) { println(h, surfaceH); }
  }
  
  void displayChild(Box b, PGraphics graph, float x2, float y2) { //displays the child
    
    final byte out = outCode(b.x+surfaceX,b.y+surfaceY,b.w,b.h,w,h); //use compressed cohen-sutherland algorithm to generate 5-bit outcode
    
    if((out&16)!=16) { //skip all boxes that are completely out of bounds
      if(out==0) { b.display(graph, x2-x, y2-y); } //if box is completely in bounds: display it on the same PGraphics object
      else { //otherwise:
        float buffWid = ((out&4)==4 ? w-surfaceX : b.x+b.w) - ((out&8)==8 ? -surfaceX : b.x), //calculate minimum buffer width
              buffHig = ((out&1)==1 ? h-surfaceY : b.y+b.h) - ((out&2)==2 ? -surfaceY : b.y); //and minimum buffer height
        
        //println(h, b.y, surfaceY);
        
        if((out&12)==12 || (out&3)==3) { throw new RuntimeException("ERROR: box is clipped left & right or up & down. Such behavior is not yet implemented, try to make children smaller than their parents!"); }
        
        byte p=0; //the smallest power of 2 whose dimensions can fit this buffered display
        while(buffWid>(1<<p) || buffHig>(1<<p)) { ++p; //continually increment p until we find a power of 2 at least as big as our dimensions
          if(p==32) { throw new RuntimeException("ERROR: buffer dims are "+buffWid+"x"+buffHig+", which exceed the integer maximum. How the fuck did you do this?"); }
        }
        
        Buffer buff = loadBuffer(p); //Load the smallest buffer of at least size 2^p. If none are available, create your own one and add it to the list
        
        float x3 = b.x+surfaceX+((out&4)==4 ? buffWid-buff. width() : b.w-buffWid), //calc x pos of buffer (WRT panel)
              y3 = b.y+surfaceY+((out&1)==1 ? buffHig-buff.height() : b.h-buffHig); //calc y pos of buffer (WRT panel)
        
        buff.beginDraw(); //put buffer in use & begin drawing
        b.display(buff.graph, x3, y3); //display button onto buffer
        //buff.graph.noFill(); buff.graph.strokeWeight(3); buff.graph.stroke(#FF00FF); buff.graph.rect(0,0,buff.graph.width,buff.graph.height);
        buff.endDraw(); //finish drawing buffer
        
        graph.image(buff.graph, x3+getX()-x2, y3+getY()-y2); //display the buffer in the correct location
        //TODO check the math to make sure all the coordinates and dimensions are correct. In the process, you might even end up optimizing the math. Who knows?
        
        buff.usent();   //put buffer out of use
      }
    }
  }
  
  Buffer loadBuffer(byte p) {
    Buffer buff = null; //the buffer we'll be using to draw this crap
    Outer: {            //label the outermost of 2 loops
      for(int ind = p; ind < mmio.buffers.size(); ind++) { //loop through all buffers that are at least big enough to draw this clipped object, find the first one that isn't in use
        for(Buffer buff2 : mmio.buffers.get(ind)) {        //loop through all buffers in each array
          if(!buff2.isInUse()) { buff = buff2; break Outer; } //the first one we find that isn't in use, set that to our buffer, break to the outer loop
        }
      }
    }
    if(buff==null) { //if there were no available buffers:
      mmio.buffers.ensureCapacity(p+1); //first, make sure the buffer array is big enough
      while(mmio.buffers.size()<=p) { mmio.buffers.add(new ArrayList<Buffer>()); }
      //TODO change it so the buffer is always big enough. Do this by manipulating it upon each instantiation and resize
      
      buff = new Buffer(mmio.app, 1<<p, 1<<p); //set our buffer to a newly loaded one of adequate size
      mmio.buffers.get(p).add(buff);           //add said buffer to the list
    }
    
    return buff; //return result
  }
  
  ////////////////////// SWIPING FUNCTIONALITY ////////////////////
  
  void press(final Cursor curs) { //responds to cursor press
    if(!hitbox(curs)) { return; } //if cursor not inside, exit TODO see if this is necessary AND see if you can use hitboxNoCheck
    
    if(pointers.size()==0) { //if this panel has no pointers:
      surfaceXi = surfaceX; surfaceYi = surfaceY; //set our initial surface position
    }
    else { //if this panel DOES have pointers:
      //TODO add this. You know, once you figure out how it works...
    }
    pointers.add(curs); //in any case, add this cursor to our list of pointers
  }
  
  void release(final Cursor curs) { //responds to cursor release
    if(!pointers.contains(curs)) { return; } //if cursor is not in pointer list, exit TODO see if this is even remotely necessary
    
    if(pointers.size()!=1) { //if this isn't the only pointer:
      //TODO add what goes here
    } //otherwise, no adjustments are necessary
    
    pointers.remove(curs); //remove this cursor from our list of pointers
  }
  
  void updateSwipe() { //performs updates once per frames based on swiping functionality
    switch(swipeModeX) { //what we do depends on the swipe mode
      case NONE: break; //none: never do anything
      case NORMAL: if(pointers.size()!=0) { //normal: only do something if there are pointers
        float mean = 0; //first, we compute the mean of all the cursors' positions that are pointed at us (minus their initial positions)
        for(Cursor c : pointers) { mean+=c.x-c.xi; } //add them all up
        mean/=pointers.size(); //divide by how many there are
        surfaceX = constrain(surfaceXi+mean,w-surfaceW,0); //move the surface to its initial position plus that shift
      } break;
      case ANDROID: {
        //TODO this
      } break;
      case IOS: {
        //TODO this
      } break;
      case SWIPE: {
        //TODO this
      } break;
    }
    
    switch(swipeModeY) { //what we do depends on the swipe mode
      case NONE: break; //none: never do anything
      case NORMAL: if(pointers.size()!=0) { //normal: only do something if there are pointers
        float mean = 0; //first, we compute the mean of all the cursors' positions that are pointed at us (minus their initial positions)
        for(Cursor c : pointers) { mean+=c.y-c.yi; } //add them all up
        mean/=pointers.size(); //divide by how many there are
        surfaceY = constrain(surfaceYi+mean,h-surfaceH,0); //move the surface to its initial position plus that shift
      } break;
      case ANDROID: {
        //TODO this
      } break;
      case IOS: {
        //TODO this
      } break;
      case SWIPE: {
        //TODO this
      } break;
    }
  }
  
  ////////////////////// OTHER //////////////////////
  
  java.util.Iterator<Box> iterator() {
    return children.iterator();
  }
  
  void initPixPerClick() { pixPerClick = surfaceH*0.03; }
}

/*static byte intersection(float xin, float yin, float win, float hin, float wout, float hout) { //describes the way in which two surfaces intersect
  if(xin> wout || yin> hout || xin+win< 0 || yin+hin< 0) { return 0; } //0 = completely outside
  if(xin>=0 && yin>=0 && xin+win<=wout && yin+hin<=hout) { return 2; } //2 = completely inside
  return 1; //1 = intersects border
}*/

static byte outCode(float xin, float yin, float win, float hin, float wout, float hout) { //yields a 5-bit outcode describing how two boxes intersect, assuming (xout,yout)=(0,0)
  return (byte)((xin>wout || yin>hout || xin+win<0 || yin+hin<0 ? 16 : 0) | //bit 1: whether box is completely out of bounds
                                                      (xin<   0 ?  8 : 0) | //bit 2: whether left edge is left of clipping plane
                                                      (xin+win>wout ?  4 : 0) | //bit 3: whether right edge is right of clipping plane
                                                      (yin<   0 ?  2 : 0) | //bit 4: whether top edge is above clipping plane
                                                      (yin+hin>hout ?  1 : 0)); //bit 5: whether bottom edge is below clipping plane
}

static enum SwipeMode { NONE, NORMAL, ANDROID, IOS, SWIPE };
//the modes that you can use to swipe with your cursor: no swiping, normal (no momentum), android style, iOS style, and swipe between screens (like on a home screen)

///movement modes: PC, Android, iOS, basicSmartphone
